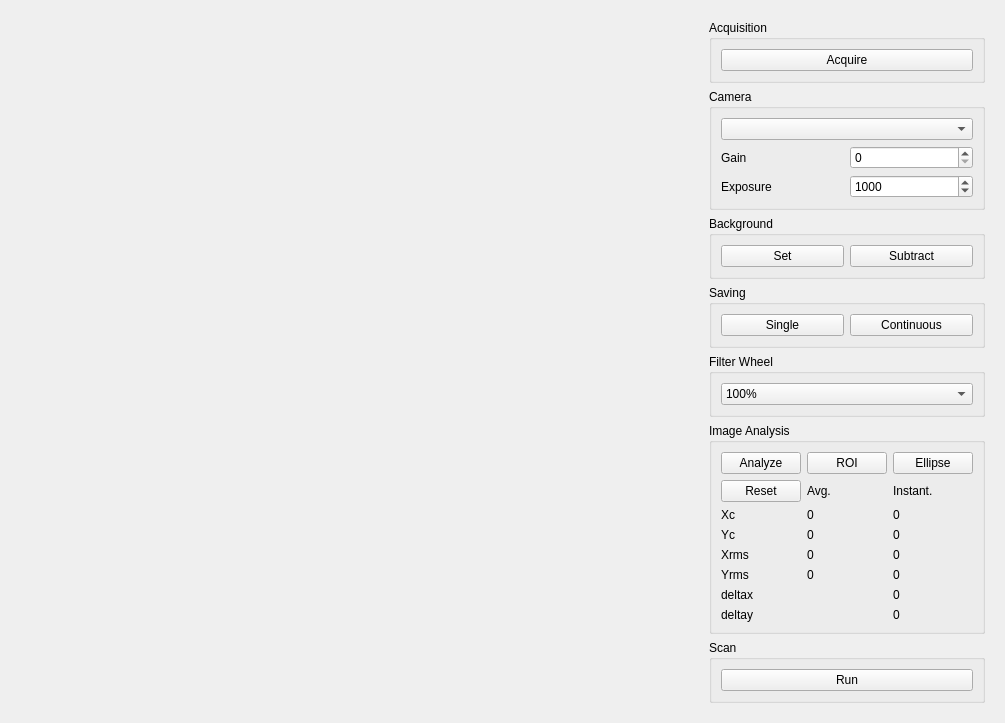
<?xml version="1.0" encoding="UTF-8"?>
<ui version="4.0">
 <class>Form</class>
 <widget class="QWidget" name="Form">
  <property name="geometry">
   <rect>
    <x>0</x>
    <y>0</y>
    <width>1005</width>
    <height>658</height>
   </rect>
  </property>
  <property name="windowTitle">
   <string>Form</string>
  </property>
  <layout class="QHBoxLayout" name="horizontalLayout">
   <item>
    <spacer name="horizontalSpacer">
     <property name="orientation">
      <enum>Qt::Horizontal</enum>
     </property>
     <property name="sizeHint" stdset="0">
      <size>
       <width>40</width>
       <height>20</height>
      </size>
     </property>
    </spacer>
   </item>
   <item>
    <widget class="QWidget" name="widget" native="true">
     <property name="minimumSize">
      <size>
       <width>640</width>
       <height>640</height>
      </size>
     </property>
     <layout class="QHBoxLayout" name="horizontalLayout_5" stretch="0">
      <item>
       <layout class="QVBoxLayout" name="imageLayout" stretch="">
        <property name="spacing">
         <number>24</number>
        </property>
       </layout>
      </item>
     </layout>
    </widget>
   </item>
   <item>
    <widget class="QWidget" name="widget_2" native="true">
     <layout class="QVBoxLayout" name="verticalLayout">
      <item>
       <widget class="QGroupBox" name="groupBox">
        <property name="title">
         <string>Acquisition</string>
        </property>
        <layout class="QHBoxLayout" name="horizontalLayout_2">
         <item>
          <widget class="QPushButton" name="acquireButton">
           <property name="text">
            <string>Acquire</string>
           </property>
          </widget>
         </item>
        </layout>
       </widget>
      </item>
      <item>
       <widget class="QGroupBox" name="groupBox_2">
        <property name="title">
         <string>Camera</string>
        </property>
        <layout class="QVBoxLayout" name="verticalLayout_3">
         <item>
          <layout class="QGridLayout" name="gridLayout">
           <item row="1" column="0">
            <widget class="QLabel" name="gainLabel">
             <property name="text">
              <string>Gain</string>
             </property>
            </widget>
           </item>
           <item row="2" column="0">
            <widget class="QLabel" name="label_2">
             <property name="text">
              <string>Exposure</string>
             </property>
            </widget>
           </item>
           <item row="1" column="1">
            <widget class="QSpinBox" name="gainInput">
             <property name="maximum">
              <number>24</number>
             </property>
            </widget>
           </item>
           <item row="2" column="1">
            <widget class="QSpinBox" name="exposureInput">
             <property name="minimum">
              <number>500</number>
             </property>
             <property name="maximum">
              <number>2000</number>
             </property>
             <property name="singleStep">
              <number>100</number>
             </property>
             <property name="value">
              <number>1000</number>
             </property>
            </widget>
           </item>
           <item row="0" column="0" colspan="2">
            <widget class="QComboBox" name="cameraCombo"/>
           </item>
          </layout>
         </item>
        </layout>
       </widget>
      </item>
      <item>
       <widget class="QGroupBox" name="groupBox_3">
        <property name="title">
         <string>Background</string>
        </property>
        <layout class="QHBoxLayout" name="horizontalLayout_3">
         <item>
          <widget class="QPushButton" name="setButton">
           <property name="text">
            <string>Set</string>
           </property>
          </widget>
         </item>
         <item>
          <widget class="QPushButton" name="subtractButton">
           <property name="text">
            <string>Subtract</string>
           </property>
          </widget>
         </item>
        </layout>
       </widget>
      </item>
      <item>
       <widget class="QGroupBox" name="groupBox_4">
        <property name="title">
         <string>Saving</string>
        </property>
        <layout class="QHBoxLayout" name="horizontalLayout_4">
         <item>
          <widget class="QPushButton" name="singleButton">
           <property name="text">
            <string>Single</string>
           </property>
          </widget>
         </item>
         <item>
          <widget class="QPushButton" name="continuousButton">
           <property name="text">
            <string>Continuous</string>
           </property>
          </widget>
         </item>
        </layout>
       </widget>
      </item>
      <item>
       <widget class="QGroupBox" name="groupBox_5">
        <property name="title">
         <string>Filter Wheel</string>
        </property>
        <layout class="QVBoxLayout" name="verticalLayout_4">
         <item>
          <widget class="QComboBox" name="fwCombo">
           <item>
            <property name="text">
             <string>100%</string>
            </property>
           </item>
           <item>
            <property name="text">
             <string>50%</string>
            </property>
           </item>
           <item>
            <property name="text">
             <string>10%</string>
            </property>
           </item>
           <item>
            <property name="text">
             <string>1%</string>
            </property>
           </item>
           <item>
            <property name="text">
             <string>0%</string>
            </property>
           </item>
          </widget>
         </item>
        </layout>
       </widget>
      </item>
      <item>
       <widget class="QGroupBox" name="groupBox_6">
        <property name="title">
         <string>Image Analysis</string>
        </property>
        <layout class="QVBoxLayout" name="verticalLayout_5">
         <item>
          <layout class="QGridLayout" name="gridLayout_2">
           <item row="0" column="2">
            <widget class="QPushButton" name="ellipseButton">
             <property name="text">
              <string>Ellipse</string>
             </property>
            </widget>
           </item>
           <item row="1" column="1">
            <widget class="QLabel" name="label_12">
             <property name="text">
              <string>Avg.</string>
             </property>
            </widget>
           </item>
           <item row="2" column="2">
            <widget class="QLabel" name="xcInstant">
             <property name="text">
              <string>0</string>
             </property>
            </widget>
           </item>
           <item row="1" column="2">
            <widget class="QLabel" name="label_13">
             <property name="text">
              <string>Instant.</string>
             </property>
            </widget>
           </item>
           <item row="3" column="2">
            <widget class="QLabel" name="ycInstant">
             <property name="text">
              <string>0</string>
             </property>
            </widget>
           </item>
           <item row="3" column="1">
            <widget class="QLabel" name="ycAvg">
             <property name="text">
              <string>0</string>
             </property>
            </widget>
           </item>
           <item row="5" column="2">
            <widget class="QLabel" name="yrmsInstant">
             <property name="text">
              <string>0</string>
             </property>
            </widget>
           </item>
           <item row="2" column="1">
            <widget class="QLabel" name="xcAvg">
             <property name="text">
              <string>0</string>
             </property>
            </widget>
           </item>
           <item row="4" column="1">
            <widget class="QLabel" name="xrmsAvg">
             <property name="text">
              <string>0</string>
             </property>
            </widget>
           </item>
           <item row="3" column="0">
            <widget class="QLabel" name="label_5">
             <property name="text">
              <string>Yc</string>
             </property>
            </widget>
           </item>
           <item row="5" column="0">
            <widget class="QLabel" name="label_4">
             <property name="text">
              <string>Yrms</string>
             </property>
            </widget>
           </item>
           <item row="1" column="0">
            <widget class="QPushButton" name="resetButton">
             <property name="text">
              <string>Reset</string>
             </property>
            </widget>
           </item>
           <item row="2" column="0">
            <widget class="QLabel" name="label">
             <property name="text">
              <string>Xc</string>
             </property>
            </widget>
           </item>
           <item row="4" column="2">
            <widget class="QLabel" name="xrmsInstant">
             <property name="text">
              <string>0</string>
             </property>
            </widget>
           </item>
           <item row="5" column="1">
            <widget class="QLabel" name="yrmsAvg">
             <property name="text">
              <string>0</string>
             </property>
            </widget>
           </item>
           <item row="4" column="0">
            <widget class="QLabel" name="label_3">
             <property name="text">
              <string>Xrms</string>
             </property>
            </widget>
           </item>
           <item row="6" column="2">
            <widget class="QLabel" name="deltaxInstant">
             <property name="text">
              <string>0</string>
             </property>
            </widget>
           </item>
           <item row="0" column="1">
            <widget class="QPushButton" name="roiButton">
             <property name="text">
              <string>ROI</string>
             </property>
            </widget>
           </item>
           <item row="0" column="0">
            <widget class="QPushButton" name="analyzeButton">
             <property name="text">
              <string>Analyze</string>
             </property>
            </widget>
           </item>
           <item row="6" column="0">
            <widget class="QLabel" name="label_6">
             <property name="text">
              <string>deltax</string>
             </property>
            </widget>
           </item>
           <item row="7" column="0">
            <widget class="QLabel" name="label_7">
             <property name="text">
              <string>deltay</string>
             </property>
            </widget>
           </item>
           <item row="7" column="2">
            <widget class="QLabel" name="deltayInstant">
             <property name="text">
              <string>0</string>
             </property>
            </widget>
           </item>
          </layout>
         </item>
        </layout>
       </widget>
      </item>
      <item>
       <widget class="QGroupBox" name="groupBox_7">
        <property name="title">
         <string>Scan</string>
        </property>
        <layout class="QVBoxLayout" name="verticalLayout_2">
         <item>
          <widget class="QPushButton" name="runscanButton">
           <property name="text">
            <string>Run</string>
           </property>
          </widget>
         </item>
        </layout>
       </widget>
      </item>
      <item>
       <spacer name="verticalSpacer">
        <property name="orientation">
         <enum>Qt::Vertical</enum>
        </property>
        <property name="sizeHint" stdset="0">
         <size>
          <width>20</width>
          <height>40</height>
         </size>
        </property>
       </spacer>
      </item>
     </layout>
    </widget>
   </item>
  </layout>
 </widget>
 <resources/>
 <connections/>
</ui>
